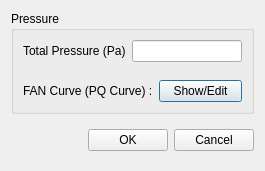
<?xml version="1.0" encoding="UTF-8"?>
<ui version="4.0">
 <class>IntakeFanDialog</class>
 <widget class="QDialog" name="IntakeFanDialog">
  <property name="geometry">
   <rect>
    <x>0</x>
    <y>0</y>
    <width>265</width>
    <height>166</height>
   </rect>
  </property>
  <property name="windowTitle">
   <string>Intake FAN Boundary Condition</string>
  </property>
  <layout class="QVBoxLayout" name="verticalLayout">
   <item>
    <widget class="QWidget" name="dialogContents" native="true">
     <layout class="QVBoxLayout" name="verticalLayout_4">
      <property name="leftMargin">
       <number>0</number>
      </property>
      <property name="topMargin">
       <number>0</number>
      </property>
      <property name="rightMargin">
       <number>0</number>
      </property>
      <property name="bottomMargin">
       <number>0</number>
      </property>
      <item>
       <widget class="QGroupBox" name="pressure">
        <property name="title">
         <string>Pressure</string>
        </property>
        <layout class="QVBoxLayout" name="verticalLayout_3">
         <property name="spacing">
          <number>0</number>
         </property>
         <property name="leftMargin">
          <number>0</number>
         </property>
         <property name="topMargin">
          <number>0</number>
         </property>
         <property name="rightMargin">
          <number>0</number>
         </property>
         <property name="bottomMargin">
          <number>0</number>
         </property>
         <item>
          <widget class="QWidget" name="widget_3" native="true">
           <layout class="QHBoxLayout" name="horizontalLayout_4">
            <item>
             <widget class="QLabel" name="label">
              <property name="text">
               <string>Total Pressure (Pa)</string>
              </property>
             </widget>
            </item>
            <item>
             <widget class="BatchableFloatEdit" name="totalPressure"/>
            </item>
           </layout>
          </widget>
         </item>
         <item>
          <widget class="QWidget" name="widget" native="true">
           <layout class="QHBoxLayout" name="horizontalLayout">
            <item>
             <widget class="QLabel" name="label_2">
              <property name="text">
               <string>FAN Curve (PQ Curve) :</string>
              </property>
             </widget>
            </item>
            <item>
             <widget class="QPushButton" name="editFanCurve">
              <property name="text">
               <string>Show/Edit</string>
              </property>
             </widget>
            </item>
           </layout>
          </widget>
         </item>
        </layout>
       </widget>
      </item>
     </layout>
    </widget>
   </item>
   <item>
    <widget class="QWidget" name="widget_4" native="true">
     <layout class="QHBoxLayout" name="horizontalLayout_5">
      <property name="rightMargin">
       <number>0</number>
      </property>
      <item>
       <spacer name="horizontalSpace">
        <property name="orientation">
         <enum>Qt::Orientation::Horizontal</enum>
        </property>
        <property name="sizeHint" stdset="0">
         <size>
          <width>208</width>
          <height>20</height>
         </size>
        </property>
       </spacer>
      </item>
      <item>
       <widget class="QPushButton" name="ok">
        <property name="text">
         <string>OK</string>
        </property>
       </widget>
      </item>
      <item>
       <widget class="QPushButton" name="cancel">
        <property name="text">
         <string>Cancel</string>
        </property>
       </widget>
      </item>
     </layout>
    </widget>
   </item>
  </layout>
 </widget>
 <customwidgets>
  <customwidget>
   <class>BatchableFloatEdit</class>
   <extends>QLineEdit</extends>
   <header location="global">baramFlow.view.widgets.batchable_float_edit</header>
  </customwidget>
 </customwidgets>
 <resources/>
 <connections/>
</ui>
